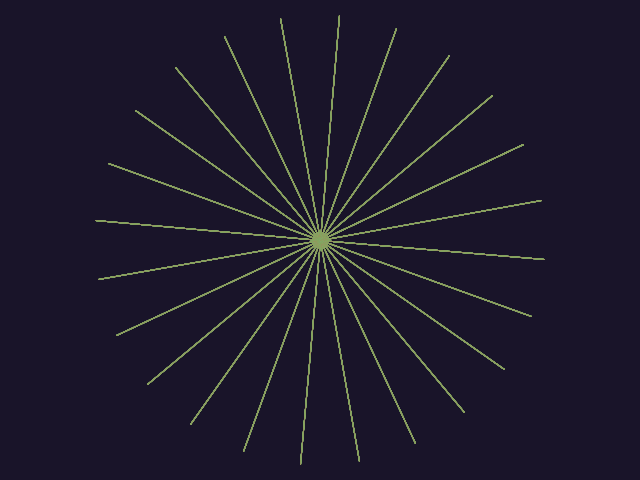
Frame 1 (no input)
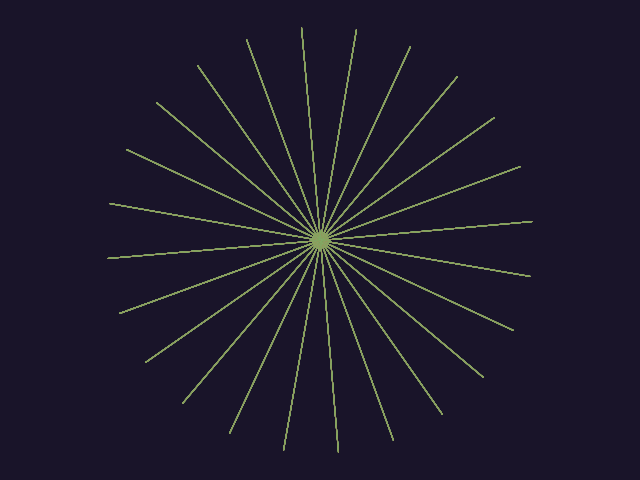
Frame 60 (the mouse pressed at the canvas centre just before this capture)
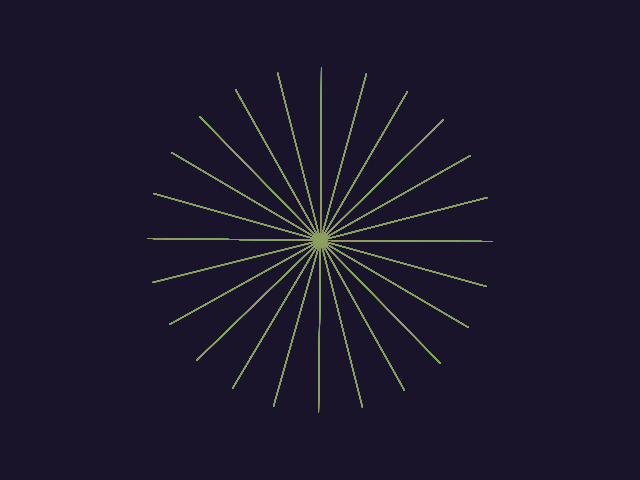
Frame 120 (the mouse held since frame 60 and released just before this capture)

The Processing sketch that drew these frames (run headless with seeded random() and noise(); from frame 60 on, the mouse is pressed at the canvas centre):

// Processing sketch: Daniel_01_Trigonometry
// ── Daniel_01_Trigonometry.pde
int frame = 0;

void setup()
{
  size(640, 480);
  strokeWeight(5);
}

void draw()
{
  background(255);


  //stroke(255, 0, 0);
  //sineCurve();

  drawSun();

  //stroke(0, 0, 255);
  //cosCurve();

  //drawCircle();

  //drawSpiral();


  frame++;
}

void sineCurve()
{
  float speed = 0.1;
  float offsetY = 223;
  float waveHeight = 56;
  int numberOfPoints = 100;
  float distanceBetweenPoints = 6.3;

  for (int x = 0; x < numberOfPoints; x++)
  {
    point((frame + (x * distanceBetweenPoints)) % width, offsetY + sin((frame + (x * distanceBetweenPoints)) * speed) * waveHeight);
  }
}


void cosCurve()
{
  float speed = 0.1;
  float offsetY = 223;
  float waveHeight = 56;
  int numberOfPoints = 100;
  float distanceBetweenPoints = 6.3;

  for (int x = 0; x < numberOfPoints; x++)
  {
    point((frame + (x * distanceBetweenPoints)) % width, offsetY + cos((frame + (x * distanceBetweenPoints)) * speed) * waveHeight);
  }
}


void drawCircle()
{
  float x, y;
  float size = 150;
  float angle = 0;
  float distanceBetweenPoints = 0.1;

  while (angle < 2 * PI)
  {
    x = size * cos (angle);
    y = size * sin (angle);

    point (x + width / 2, y + height / 2);
    angle += distanceBetweenPoints;
  }
}

void drawSpiral()
{
  float x, y;
  float size = 72;
  float twist = 1;
  float twist_step = 0.01;
  float twist_multiplier = 3.44;
  float angle = 0;
  float distanceBetweenPoints = 0.1;

  while (angle < 2 * PI)
  { 
    x = size * twist * cos (angle);
    y = size * twist * sin (angle);

    point (x + width / 2, y + height / 2);
    angle += distanceBetweenPoints;

    twist_multiplier += twist_step;
    twist += (twist_step * twist_multiplier);
  }
}



void drawSun()
{   

  float speed1 = 40;
  float speed2 = 34;
  float rayLength1 = 97;
  float rayLength2 = 225;

  color backgroundColor = color(25, 20, 41);
  color mainColor = color(86, 206, 76);
  color secondaryColor1 = color(153, 145, 96, 255);
  color secondaryColor2 = color(136, 168, 162, 242);
  color secondaryColor3 = color(192, 162, 146, 244);

  background(backgroundColor);
  translate(width/2, height/2);
  stroke(mainColor);
  strokeWeight(1);

  for (int degrees = 0; degrees <= 360; degrees += 15)
  {
    push();
    rotate(radians(degrees));
    for (int angle = 0, i = 0; angle <= 283; angle += 15, i++)
    {
      push();
      rotate(radians(245));
      if (i % 2 == 0)
      {
        stroke(secondaryColor1);
      } else if (i % 3 == 0)
      {
        stroke(secondaryColor2);
      } else if (i % 4 == 0)
      {
        stroke(secondaryColor3);
      }
      line(0, 0, sin(frame / speed1) * rayLength1, cos(frame / speed2) * rayLength2);
      pop();
    }
    pop();
  }

  frame++;
}
